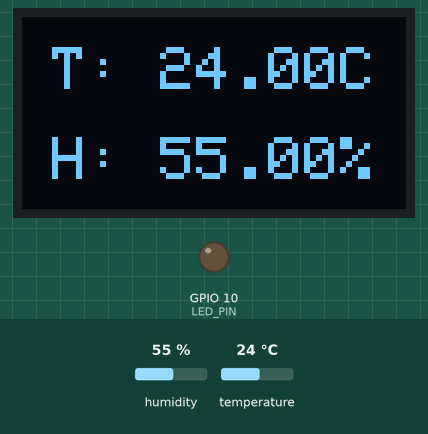
The sketch below on a simulated ESP32-S3. Parts: 128×64 one-colour display, output pins drawn as LEDs (lit = HIGH). Dashed ring = blinking. The inputs (shaded band) are chosen by the test bench; at power-on: temperature 24 °C, humidity 55 %. What the sketch prints to the serial monitor is not drawn.

Above: at 4.6 s.
4.7 s: temperature set to 29.3 °C
At 8.8 s:
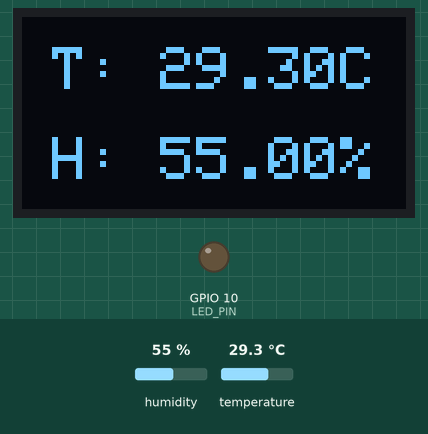
9.6 s: temperature set to 30.6 °C
At 10.46 s:
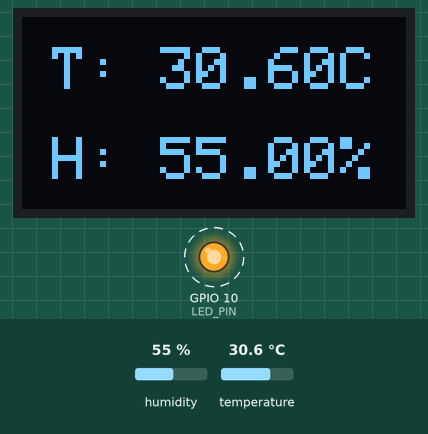
12.8 s: humidity set to 22 %
At 14.76 s:
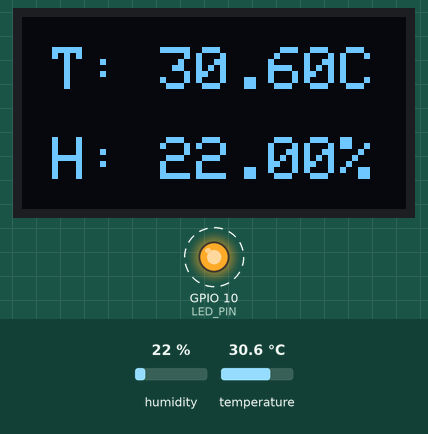
15.9 s: humidity set to 40 %
At 16.8 s:
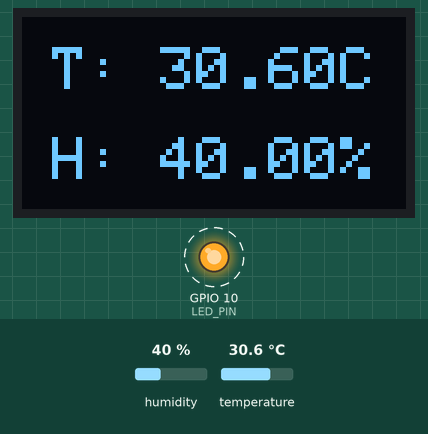
18.6 s: temperature set to 12 °C
At 21.5 s:
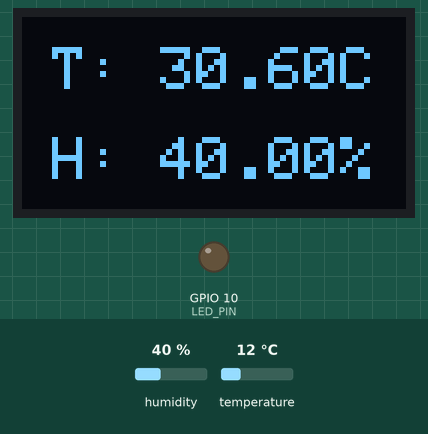
Timing chart, 0 to 23.0 s (numbered marks = the images above; inputs shaded):
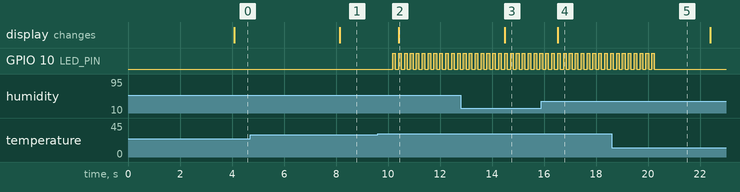

Measured:
- the behaviour switches between 30 and 30.1 °C on temperature (found by bisection; images 1 and 2)
- after the input at 4.7 s, the display: changes after 3.4 s (image 1)
- after the input at 9.6 s, GPIO 10 (LED_PIN): alternates HIGH for 0.10 s and LOW for 0.13 s, starting after 0.59 s; the display: changes after 0.81 s (image 2)
- after the input at 12.8 s, the display: changes after 1.7 s (image 3)
- after the input at 15.9 s, the display: changes after 0.63 s (image 4)
- after the input at 18.6 s, GPIO 10 (LED_PIN): goes on until 20.2 s, then stays LOW

The sketch:

thermo_blink.ino
```cpp
#include <Wire.h>
#include <Adafruit_GFX.h>
#include <Adafruit_SSD1306.h>
#include <DHT.h>

#define DHTPIN 2
#define DHTTYPE DHT22
DHT dht(DHTPIN, DHTTYPE);

#define SCREEN_WIDTH 128
#define SCREEN_HEIGHT 64

// I2C pins for OLED
#define SDA_PIN 4
#define SCL_PIN 5

// LED pin
#define LED_PIN 10   // you can change this to any available GPIO

Adafruit_SSD1306 display(SCREEN_WIDTH, SCREEN_HEIGHT, &Wire, -1);

void setup() {
  Serial.begin(115200);
  dht.begin();
  pinMode(LED_PIN, OUTPUT);

  Wire.begin(SDA_PIN, SCL_PIN);

  if (!display.begin(SSD1306_SWITCHCAPVCC, 0x3C)) {
    Serial.println(F("SSD1306 allocation failed"));
    for (;;);
  }

  display.clearDisplay();
  display.setTextSize(1);
  display.setTextColor(SSD1306_WHITE);
  display.setCursor(10, 20);
  display.println("Temp Monitor Ready!");
  display.display();
  delay(2000);
}

void loop() {
  float h = dht.readHumidity();
  float t = dht.readTemperature();

  if (isnan(h) || isnan(t)) {
    Serial.println("Failed to read from DHT sensor!");
    return;
  }

  Serial.print("Temperature: ");
  Serial.print(t);
  Serial.print(" °C  Humidity: ");
  Serial.print(h);
  Serial.println(" %");

  // 🧠 LED ALERT LOGIC
  if (t > 30.0) {
    // Blink fast if temperature > 30°C
    digitalWrite(LED_PIN, HIGH);
    delay(100);
    digitalWrite(LED_PIN, LOW);
    delay(100);
  } else {
    // LED OFF when below threshold
    digitalWrite(LED_PIN, LOW);
    delay(2000);
  }

  // 🖥️ Update OLED
  display.clearDisplay();
  display.setTextSize(2);
  display.setTextColor(SSD1306_WHITE);
  display.setCursor(10, 10);
  display.print("T: ");
  display.print(t);
  display.println("C");

  display.setCursor(10, 40);
  display.print("H: ");
  display.print(h);
  display.println("%");
  display.display();
}
```
